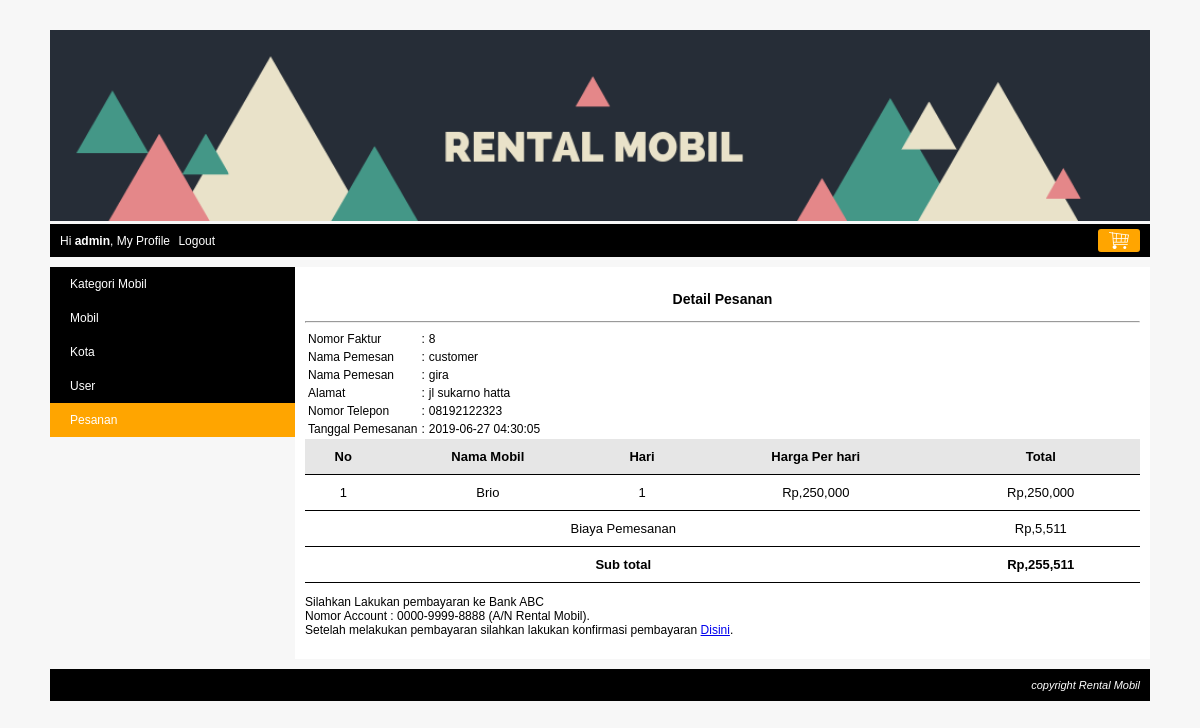
/index.php?page=my_profile&module=pesanan&action=detail&pesanan_id=8 (signed in), run on the app's committed database.
### tables this page shows
CREATE TABLE `pesanan` (
  `pesanan_id` int(10) NOT NULL,
  `kota_id` int(10) NOT NULL,
  `user_id` int(10) NOT NULL,
  `nama_penerima` varchar(150) NOT NULL,
  `nomor_telepon` varchar(15) NOT NULL,
  `alamat` varchar(300) NOT NULL,
  `tanggal_pemesanan` datetime NOT NULL,
  `status` tinyint(4) NOT NULL
);

CREATE TABLE `user` (
  `user_id` int(10) NOT NULL,
  `level` varchar(30) NOT NULL,
  `nama` varchar(150) NOT NULL,
  `email` varchar(160) NOT NULL,
  `alamat` varchar(400) NOT NULL,
  `phone` varchar(15) NOT NULL,
  `password` varchar(300) NOT NULL,
  `status` enum('on','off') NOT NULL
);

CREATE TABLE `pesanan_detail` (
  `pesanan_id` int(10) NOT NULL,
  `barang_id` int(10) NOT NULL,
  `quantity` tinyint(2) NOT NULL,
  `harga` int(10) NOT NULL
);

CREATE TABLE `barang` (
  `barang_id` int(10) NOT NULL,
  `kategori_id` int(10) NOT NULL,
  `nama_barang` varchar(250) NOT NULL,
  `spesifikasi` text NOT NULL,
  `gambar` varchar(300) NOT NULL,
  `harga` int(10) NOT NULL,
  `stok` tinyint(1) NOT NULL,
  `status` enum('on','off') NOT NULL
);

CREATE TABLE `kota` (
  `kota_id` int(10) NOT NULL,
  `kota` varchar(150) NOT NULL,
  `tarif` int(10) NOT NULL,
  `status` enum('on','off') NOT NULL
);

### function/helper.php (called while the page is built, shortened)
<?php
	function rupiah($nilai = 0){
		$string = "Rp,". number_format($nilai);
		return $string;
	}

### module/pesanan/detail.php (the view, shortened to what this page needs)
<?php
	$pesanan_id= $_GET["pesanan_id"];
	$query = mysqli_query($koneksi, "SELECT pesanan.nama_penerima, pesanan.nomor_telepon, pesanan.alamat, pesanan.tanggal_pemesanan, user.nama, kota.kota, kota.tarif FROM pesanan JOIN user ON pesanan.user_id=user.user_id JOIN kota ON kota.kota_id=pesanan.kota_id WHERE pesanan.pesanan_id='$pesanan_id'");
	$row=mysqli_fetch_assoc($query);
	$tanggal_pemesanan = $row['tanggal_pemesanan'];
	$nama_penerima = $row['nama_penerima'];
	$nomor_telepon = $row['nomor_telepon'];
	$alamat = $row['alamat'];
	$tarif = $row['tarif'];
	$nama = $row['nama'];
?>
<div id="frame-faktur">
	<h3><center>Detail Pesanan</center></h3>
	<hr/>
	<table>
		<tr>
			<td>Nomor Faktur</td>
			<td>:</td>
			<td><?php echo $pesanan_id; ?></td>
		</tr>
		<tr>
			<td>Nama Pemesan</td>
			<td>:</td>
			<td><?php echo $nama; ?></td>
		</tr>
		<tr>
			<td>Nama Pemesan</td>
			<td>:</td>
			<td><?php echo $nama_penerima; ?></td>
		</tr>
		<tr>
			<td>Alamat</td>
			<td>:</td>
			<td><?php echo $alamat; ?></td>
		</tr>
		<tr>
			<td>Nomor Telepon</td>
			<td>:</td>
			<td><?php echo $nomor_telepon; ?></td>
		</tr>
		<tr>
			<td>Tanggal Pemesanan</td>
			<td>:</td>
			<td><?php echo $tanggal_pemesanan; ?></td>
		</tr>
	</table>
</div>
	<table class="table-list">
		<tr class="baris-title">
			<th class="no">No</th>
			<th class="kiri">Nama Mobil</th>
			<th class="tengah">Hari</th>
			<th class="kanan">Harga Per hari</th>
			<th class="kanan">Total</th>
		</tr>
		<?php
			$queryDetail = mysqli_query($koneksi, "SELECT pesanan_detail.*, barang.nama_barang FROM pesanan_detail JOIN barang ON pesanan_detail.barang_id=barang.barang_id WHERE pesanan_detail.pesanan_id='$pesanan_id'");
			$no = 1;
			$subtotal = 0;
			while($rowDetail=mysqli_fetch_assoc($queryDetail)){
				$total = $rowDetail["harga"] * $rowDetail["quantity"];
				$subtotal = $subtotal + $total;
				echo "<tr>
						<td class='no'>$no</td>
						<td class='kiri'>$rowDetail[nama_barang]</td>
						<td class='tengah'>$rowDetail[quantity]</td>
						<td class='kanan'>".rupiah($rowDetail["harga"])."</td>
						<td class='kanan'>".rupiah($total)."</td>
					  </tr>";
				$no++;
			}
			$subtotal = $subtotal + $tarif;
		?>
		<tr>
			<td class="kanan" colspan="4">Biaya Pemesanan</td>
			<td class="kanan"><?php echo rupiah($tarif); ?></td>
		</tr>
		<tr>
			<td class="kanan" colspan="4"><b>Sub total</b></td>
			<td class="kanan"><b><?php echo rupiah($subtotal); ?></b></td>
		</tr>
	</table>
	<div id="frame-keterangan-pembayaran">
		<p>Silahkan Lakukan pembayaran ke Bank ABC<br/>
		   Nomor Account : 0000-9999-8888 (A/N Rental Mobil).<br/>
		   Setelah melakukan pembayaran silahkan lakukan konfirmasi pembayaran
		   <a href="<?php echo BASE_URL."index.php?page=my_profile&module=pesanan&action=konfirmasi_pembayaran&pesanan_id=$pesanan_id"?>">Disini</a>.
		</p>
	</div>

### css/style1.css (style rules this page uses)
body { font-family:arial; font-size:12px; color:black; background:#F7F7F7; margin:0px; }
.table-list { width: 100%; border-collapse: collapse; }
.table-list tr { border-bottom: 1px solid black; }
.table-list tr.baris-title { background: #E6E6E6; }
.table-list tr th, .table-list tr td { padding: 10px 7px; font-size:13px; text-align: center; }
.kiri { text-align: left; font-size: 14-x; }
.tengah { text-align: center; }
.kanan { text-align: right; }

### data on the page
pesanan: user.nama "customer", nama_penerima "gira", alamat "jl sukarno hatta", nomor_telepon "08192122323", tanggal_pemesanan "2019-06-27 04:30:05", kota.tarif "Rp,5,511"
pesanan_detail: barang.nama_barang "Brio", quantity "1", harga "Rp,250,000", rupiah($total) "Rp,250,000"

### other printed values
$nama "admin"
$pesanan_id "8"
rupiah($subtotal) "Rp,255,511"
